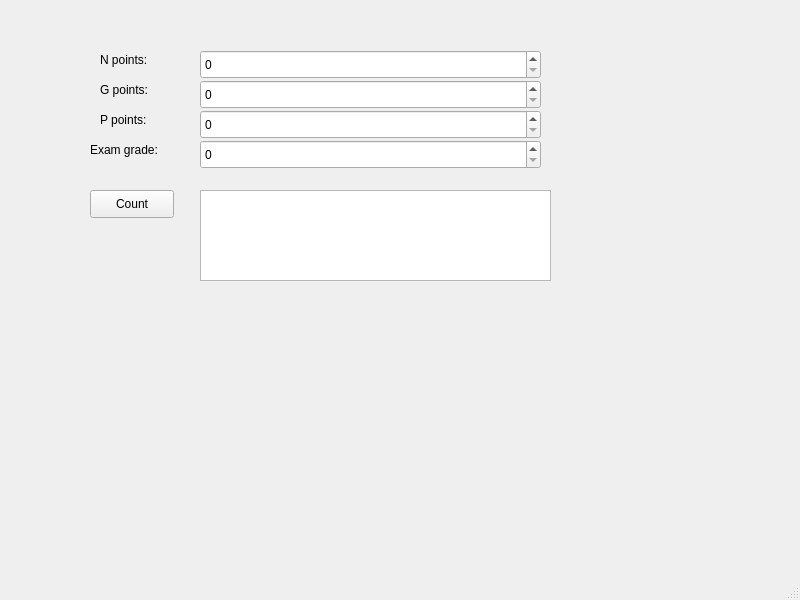
<?xml version="1.0" encoding="UTF-8"?>
<ui version="4.0">
 <class>MainWindow</class>
 <widget class="QMainWindow" name="MainWindow">
  <property name="geometry">
   <rect>
    <x>0</x>
    <y>0</y>
    <width>800</width>
    <height>600</height>
   </rect>
  </property>
  <property name="windowTitle">
   <string>MainWindow</string>
  </property>
  <widget class="QWidget" name="centralwidget">
   <widget class="QLabel" name="label">
    <property name="geometry">
     <rect>
      <x>100</x>
      <y>50</y>
      <width>63</width>
      <height>20</height>
     </rect>
    </property>
    <property name="text">
     <string>N points:</string>
    </property>
   </widget>
   <widget class="QLabel" name="label_2">
    <property name="geometry">
     <rect>
      <x>100</x>
      <y>80</y>
      <width>63</width>
      <height>20</height>
     </rect>
    </property>
    <property name="text">
     <string>G points:</string>
    </property>
   </widget>
   <widget class="QLabel" name="label_3">
    <property name="geometry">
     <rect>
      <x>100</x>
      <y>110</y>
      <width>63</width>
      <height>20</height>
     </rect>
    </property>
    <property name="text">
     <string>P points:</string>
    </property>
   </widget>
   <widget class="QLabel" name="label_4">
    <property name="geometry">
     <rect>
      <x>90</x>
      <y>140</y>
      <width>91</width>
      <height>20</height>
     </rect>
    </property>
    <property name="text">
     <string>Exam grade:</string>
    </property>
   </widget>
   <widget class="QSpinBox" name="spinBoxN">
    <property name="geometry">
     <rect>
      <x>200</x>
      <y>50</y>
      <width>341</width>
      <height>29</height>
     </rect>
    </property>
    <property name="maximum">
     <number>760</number>
    </property>
   </widget>
   <widget class="QSpinBox" name="spinBoxE">
    <property name="geometry">
     <rect>
      <x>200</x>
      <y>140</y>
      <width>341</width>
      <height>29</height>
     </rect>
    </property>
    <property name="maximum">
     <number>5</number>
    </property>
   </widget>
   <widget class="QSpinBox" name="spinBoxG">
    <property name="geometry">
     <rect>
      <x>200</x>
      <y>80</y>
      <width>341</width>
      <height>29</height>
     </rect>
    </property>
    <property name="maximum">
     <number>120</number>
    </property>
   </widget>
   <widget class="QSpinBox" name="spinBoxP">
    <property name="geometry">
     <rect>
      <x>200</x>
      <y>110</y>
      <width>341</width>
      <height>29</height>
     </rect>
    </property>
    <property name="maximum">
     <number>250</number>
    </property>
   </widget>
   <widget class="QPushButton" name="countPushButton">
    <property name="geometry">
     <rect>
      <x>90</x>
      <y>190</y>
      <width>84</width>
      <height>28</height>
     </rect>
    </property>
    <property name="text">
     <string>Count</string>
    </property>
   </widget>
   <widget class="QTextBrowser" name="textBrowser">
    <property name="geometry">
     <rect>
      <x>200</x>
      <y>190</y>
      <width>351</width>
      <height>91</height>
     </rect>
    </property>
    <property name="html">
     <string>&lt;!DOCTYPE HTML PUBLIC &quot;-//W3C//DTD HTML 4.0//EN&quot; &quot;http://www.w3.org/TR/REC-html40/strict.dtd&quot;&gt;
&lt;html&gt;&lt;head&gt;&lt;meta name=&quot;qrichtext&quot; content=&quot;1&quot; /&gt;&lt;style type=&quot;text/css&quot;&gt;
p, li { white-space: pre-wrap; }
&lt;/style&gt;&lt;/head&gt;&lt;body style=&quot; font-family:'Cantarell'; font-size:11pt; font-weight:400; font-style:normal;&quot;&gt;
&lt;p style=&quot;-qt-paragraph-type:empty; margin-top:0px; margin-bottom:0px; margin-left:0px; margin-right:0px; -qt-block-indent:0; text-indent:0px;&quot;&gt;&lt;br /&gt;&lt;/p&gt;&lt;/body&gt;&lt;/html&gt;</string>
    </property>
   </widget>
  </widget>
  <widget class="QMenuBar" name="menubar">
   <property name="geometry">
    <rect>
     <x>0</x>
     <y>0</y>
     <width>800</width>
     <height>25</height>
    </rect>
   </property>
  </widget>
  <widget class="QStatusBar" name="statusbar"/>
 </widget>
 <resources/>
 <connections/>
</ui>
